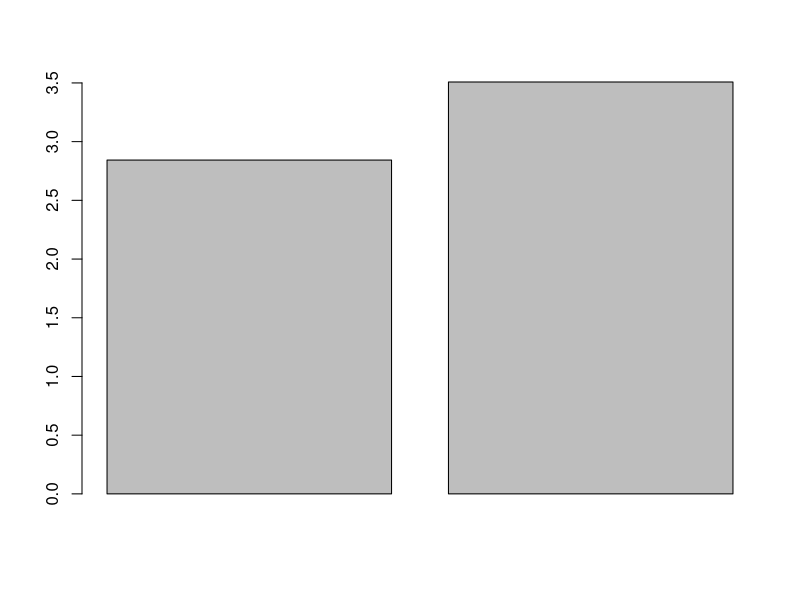
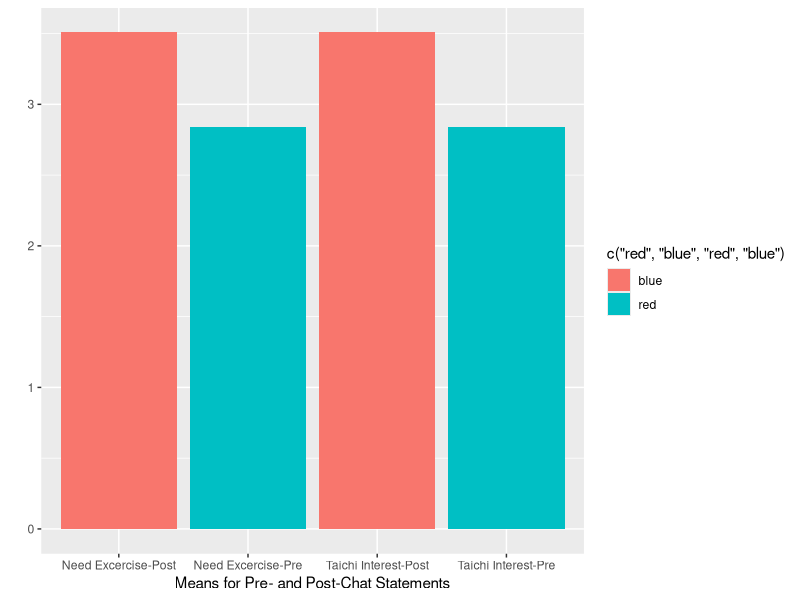
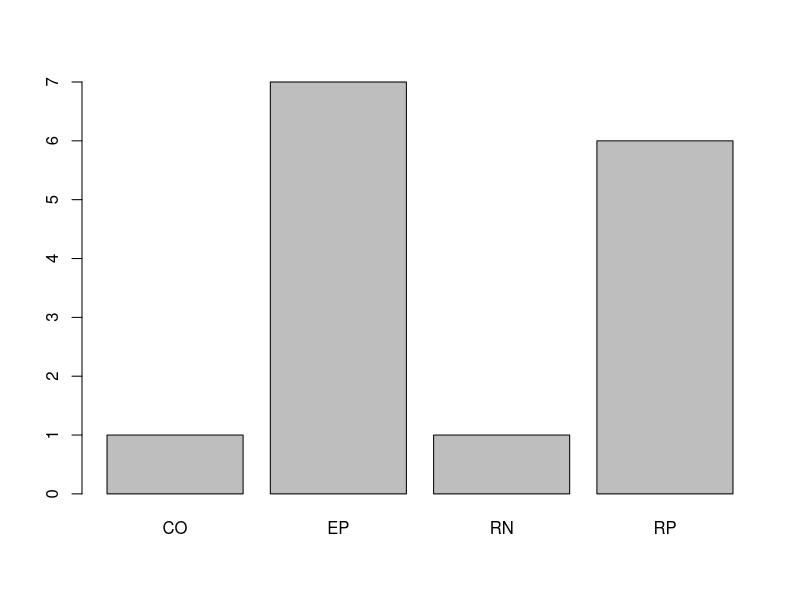
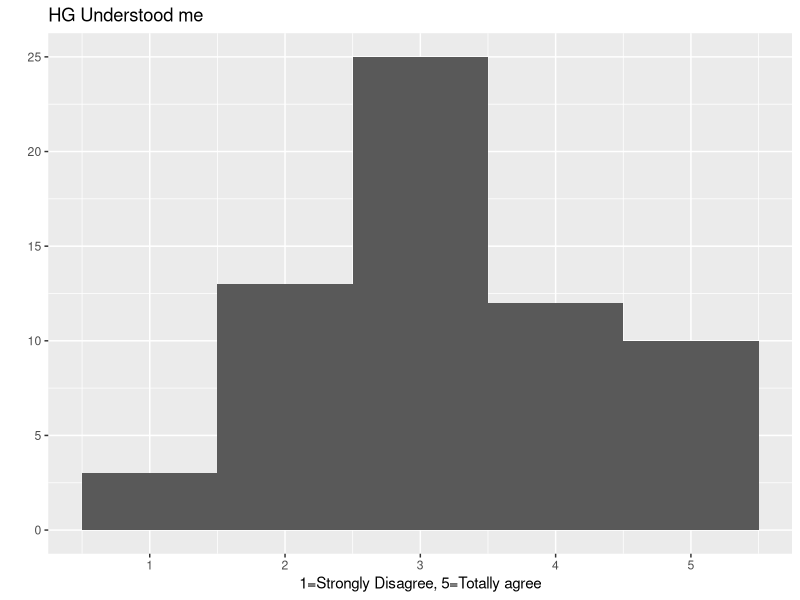

These figures' R source, in order:
## ---- chunk 1
knitr::opts_chunk$set(echo = TRUE)
## ---- chunk 2
library(readr)
library(ggplot2)
## ---- chunk 3
Dialogue <- read_csv("Dialogue.csv")
Dialogue$strategy <- substr(Dialogue$q_id,1,2)
dems <- read_csv("Demographics.csv")
post <- read_csv("PostQuestions.csv")
visited <- read_csv("visitedtaichi.csv")
## ---- chunk 4
# Exclude ppl that did not finish.
pre.good<-dems[dems$sessionID %in% post$sessionID,]
# Exclude test users
pre.good<-pre.good[pre.good$userType!="test",]
post<-post[post$sessionID %in% pre.good$sessionID,]

#Exclude those before Feb 23
pp<-Dialogue[Dialogue$sessionID %in% pre.good$sessionID,c("time","sessionID")]
pp.beforeFeb <- pp[c(67:2202),]
pre.good.sid<-unique(unlist(pre.good$sessionID, use.names = FALSE))
Dialogue <- Dialogue[Dialogue$sessionID %in% pre.good$sessionID,]
#View(pre.good)
## ---- chunk 5
interest.pre <- mean(dems$taichi_interest)
interest.post<- mean(post$taichi_learn)
need.pre <- mean(dems$taichi_interest)
need.post<- mean(post$taichi_learn)
barplot(c(interest.pre,interest.post))
d <- cbind(c("Need Pre","Need Post", "Interest Pre", "Interest Post"),c(need.pre,need.post,interest.pre,interest.post))
## ---- chunk 6
qplot(x=c("Need Excercise-Pre","Need Excercise-Post", "Taichi Interest-Pre", "Taichi Interest-Post"),weight=c(need.pre,need.post,interest.pre,interest.post),xlab="Means for Pre- and Post-Chat Statements", fill=c("red","blue","red", "blue")) 
## ---- chunk 7
t.test(pre.good$taichi_interest,post$taichi_learn,paired=TRUE)
## ---- chunk 8
barplot(table(Dialogue$strategy[Dialogue$sessionID=="ceprtq01ps0n5q92h8r74emid4" & Dialogue$speaker=="U"]))
## ---- chunk 9
qplot(data=post, x=guru_understanding, binwidth=1, xlab="1=Strongly Disagree, 5=Totally agree",main="HG Understood me")
## ---- chunk 10
visited.pre <- pre.good[pre.good$ID %in% visited$ID,]
visited.post <- post[post$sessionID %in% visited.pre$sessionID,]
visited.dialogues <- Dialogue[Dialogue$sessionID %in% visited.pre$sessionID,]
## ---- chunk 11
printed.post <- post[post$printed_flyer==1,]
printed.pre <- pre.good[pre.good$sessionID %in% printed.post$sessionID,]
printed.dialogues <- Dialogue[Dialogue$sessionID %in% printed.post$sessionID,]
## ---- chunk 12
length(printed.pre$sessionID)
## ---- chunk 13
length(printed.pre$sessionID)/length(pre.good$sessionID) * 100
## ---- chunk 14
table(pre.good$position)
table(pre.good$gender)
table(pre.good$ethnicity)
table(pre.good$age_range)
## ---- chunk 15
table(pre.good$position)/length(pre.good$position)
table(pre.good$gender)/length(pre.good$gender)
table(pre.good$ethnicity)/length(pre.good$ethnicity)
table(pre.good$age_range)/length(pre.good$age_range)
## ---- chunk 16
 length(pre.good[pre.good$age_range<5,]$sessionID)/length(pre.good$sessionID)*100
## ---- chunk 17
tail(names(sort(table(pre.good$age_range))), 1)
## ---- chunk 18
pre.desire <- pre.good$excercise_need
post.desire <- - post$post_excercise_need
t.test(pre.desire,post.desire,paired=TRUE)
## ---- chunk 19
pre.interest <- pre.good$taichi_interest
post.interest <- - post$taichi_learn
t.test(pre.interest,post.interest,paired=TRUE)
## ---- chunk 20
raw_merged = merge(x = pre.good, y = post, by = "sessionID", all = TRUE)

printed.decreased.interest <- length(raw_merged[raw_merged$taichi_learn < raw_merged$taichi_interest & raw_merged$printed_flyer == 1,]$sessionID)

printed.increased.interest <- length(raw_merged[raw_merged$taichi_learn > raw_merged$taichi_interest & raw_merged$printed_flyer == 1,]$sessionID)

printed.same.interest <- length(raw_merged[raw_merged$taichi_learn == raw_merged$taichi_interest & raw_merged$printed_flyer == 1,]$sessionID)

nprinted.decreased.interest <- length(raw_merged[raw_merged$taichi_learn < raw_merged$taichi_interest & raw_merged$printed_flyer == 0,]$sessionID)

nprinted.increased.interest <- length(raw_merged[raw_merged$taichi_learn > raw_merged$taichi_interest & raw_merged$printed_flyer == 0,]$sessionID)

nprinted.same.interest <- length(raw_merged[raw_merged$taichi_learn == raw_merged$taichi_interest & raw_merged$printed_flyer == 0,]$sessionID)

c1 <- c("", "Decreased", "Remained Same", "Increased", "Total")

c2 <- c ("No", nprinted.decreased.interest, nprinted.same.interest, nprinted.increased.interest, nprinted.decreased.interest + nprinted.same.interest + nprinted.increased.interest)

c3 <- c ("Yes", printed.decreased.interest, printed.same.interest, printed.increased.interest, printed.decreased.interest + printed.same.interest + printed.increased.interest)

c4 <- c ("Total", printed.decreased.interest + nprinted.decreased.interest, printed.same.interest + nprinted.same.interest, printed.increased.interest+nprinted.increased.interest, length(pre.good$sessionID))

print.interest <- data.frame(c1, c2, c3, c4) 

## ---- chunk 21
pint.merged <-raw_merged[raw_merged$taichi_learn > raw_merged$taichi_interest & raw_merged$printed_flyer == 1,]
## ---- chunk 22
npint.merged <-raw_merged[raw_merged$taichi_learn <= raw_merged$taichi_interest |  raw_merged$printed_flyer == 0,]
## ---- chunk 23
length(pint.merged$sessionID)
length(pint.merged$sessionID)/length(pre.good$sessionID) * 100
## ---- chunk 24
length(pint.merged$sessionID)
length(printed.pre$sessionID)
## ---- chunk 25
length(pint.merged$sessionID)/length(printed.pre$sessionID) * 100
## ---- chunk 26
t.test(pint.merged$taichi_interest, npint.merged$taichi_interest)
## ---- chunk 27
t.test(pint.merged$taichi_learn, npint.merged$taichi_learn)
## ---- chunk 28
pint.en <- c()
npint.en <- c()
pint.rn <- c()
npint.rn <- c()
pint.ep <- c()
npint.ep <- c()
pint.rp <- c()
npint.rp <- c()
for (s in pint.merged$sessionID) {
  totalDialogues <- length(Dialogue[Dialogue$sessionID == s & Dialogue$speaker=="HG",])

  pint.en <- append(pint.en,(length(Dialogue[Dialogue$sessionID == s & Dialogue$speaker=="HG" & substr(Dialogue$q_id, 1, 2) == "EN",]$sessionID))/ totalDialogues)
  
   pint.rn <- append(pint.rn,(length(Dialogue[Dialogue$sessionID == s & Dialogue$speaker=="HG" & substr(Dialogue$q_id, 1, 2) == "RN",]$sessionID))/ totalDialogues)
   
   pint.ep <- append(pint.ep,(length(Dialogue[Dialogue$sessionID == s & Dialogue$speaker=="HG" & substr(Dialogue$q_id, 1, 2) == "EP",]$sessionID))/ totalDialogues)
  
   pint.rp <- append(pint.rp,(length(Dialogue[Dialogue$sessionID == s & Dialogue$speaker=="HG" & substr(Dialogue$q_id, 1, 2) == "RP",]$sessionID))/ totalDialogues)
}

for (s in npint.merged$sessionID) {
  totalDialogues <- length(Dialogue[Dialogue$sessionID == s & Dialogue$speaker=="HG",])

  npint.en <- append(npint.en,(length(Dialogue[Dialogue$sessionID == s & Dialogue$speaker=="HG" & substr(Dialogue$q_id, 1, 2) == "EN",]$sessionID))/ totalDialogues)
  
   npint.rn <- append(npint.rn,(length(Dialogue[Dialogue$sessionID == s & Dialogue$speaker=="HG" & substr(Dialogue$q_id, 1, 2) == "RN",]$sessionID))/ totalDialogues)
   
     npint.ep <- append(npint.ep,(length(Dialogue[Dialogue$sessionID == s & Dialogue$speaker=="HG" & substr(Dialogue$q_id, 1, 2) == "EP",]$sessionID))/ totalDialogues)
  
   npint.rp <- append(npint.rp,(length(Dialogue[Dialogue$sessionID == s & Dialogue$speaker=="HG" & substr(Dialogue$q_id, 1, 2) == "RP",]$sessionID))/ totalDialogues)
}

t.test(pint.en, npint.en)
t.test(pint.rn, npint.rn)
t.test(pint.ep, npint.ep)
t.test(pint.rp, npint.rp)
## ---- chunk 29
  en.count <- c()
  ep.count <- c()
  rp.count <- c()
  rn.count <- c()
for (s in  raw_merged$sessionID) {
  en.count <- append(en.count,length(Dialogue[Dialogue$sessionID == s & Dialogue$speaker=="HG" & substr(Dialogue$q_id, 1, 2) == "EN",]$sessionID))
  rn.count <- append(rn.count,length(Dialogue[Dialogue$sessionID == s & Dialogue$speaker=="HG" & substr(Dialogue$q_id, 1, 2) == "RN",]$sessionID))
  ep.count <- append(ep.count,length(Dialogue[Dialogue$sessionID == s & Dialogue$speaker=="HG" & substr(Dialogue$q_id, 1, 2) == "EP",]$sessionID))
  rp.count <- append(rp.count,length(Dialogue[Dialogue$sessionID == s & Dialogue$speaker=="HG" & substr(Dialogue$q_id, 1, 2) == "RP",]$sessionID))
}


  cor.test(ep.count, raw_merged$taichi_interest)
  cor.test(rp.count, raw_merged$taichi_interest)
  cor.test(en.count, raw_merged$taichi_interest)
  cor.test(rn.count, raw_merged$taichi_interest)
  
  cor.test(ep.count, raw_merged$taichi_learn)
  cor.test(rp.count, raw_merged$taichi_learn)
  cor.test(en.count, raw_merged$taichi_learn)
  cor.test(rn.count, raw_merged$taichi_learn)

## ---- chunk 30
Strategy <- c("EP", "RP", "EN", "RN" )
Taichi.Interest.pre <- c(-0.2744292,0.1919599,-0.1324932,0.2541909 )
Taichi.Interest.post <- c(-0.4554372,0.1109431,-0.3339051,0.245545)
df <- data.frame(Strategy,Taichi.Interest.pre, Taichi.Interest.post)
knitr::kable(head(df))
## ---- chunk 31
  interest.increase <-raw_merged$taichi_learn - raw_merged$taichi_interest
  cor.test(ep.count, interest.increase)
  cor.test(rp.count, interest.increase)
  cor.test(en.count, interest.increase)
  cor.test(rn.count, interest.increase)
## ---- chunk 32
cor.test(ep.count+en.count, raw_merged$guru_understanding)
## ---- chunk 33
cor.test(rp.count+rn.count, raw_merged$guru_understanding)
## ---- chunk 34
cor.test(ep.count+en.count, interest.increase)
## ---- chunk 35
cor.test(rp.count+rn.count, interest.increase)
## ---- chunk 36
cor.test(ep.count+rp.count, interest.increase)
## ---- chunk 37
cor.test(en.count+rn.count, interest.increase)
## ---- chunk 38
cor.test(raw_merged$excercise_need, raw_merged$taichi_interest)
## ---- chunk 39
cor.test(raw_merged$post_excercise_need, raw_merged$taichi_learn)
## ---- chunk 40
cor.test(raw_merged$excercise_need, raw_merged$taichi_learn)
## ---- chunk 41
t.test(raw_merged$post_excercise_need, raw_merged$excercise_need, alternative = "greater")
## ---- chunk 42
cor.test(raw_merged$guru_understanding, interest.increase)
## ---- chunk 43
cor.test(raw_merged$guru_understanding, raw_merged$taichi_learn)
## ---- chunk 44
cor.test(raw_merged$guru_understanding, raw_merged$post_excercise_need)
## ---- chunk 45
excercise_need.increase <-raw_merged$post_excercise_need - raw_merged$excercise_need
cor.test(raw_merged$guru_understanding, excercise_need.increase)
## ---- chunk 46
t.test(npint.rn+npint.en, pint.rn+pint.en, alternative = "greater")
## ---- chunk 47
t.test(pint.rp+pint.ep, npint.rp+npint.ep, alternative = "greater")
